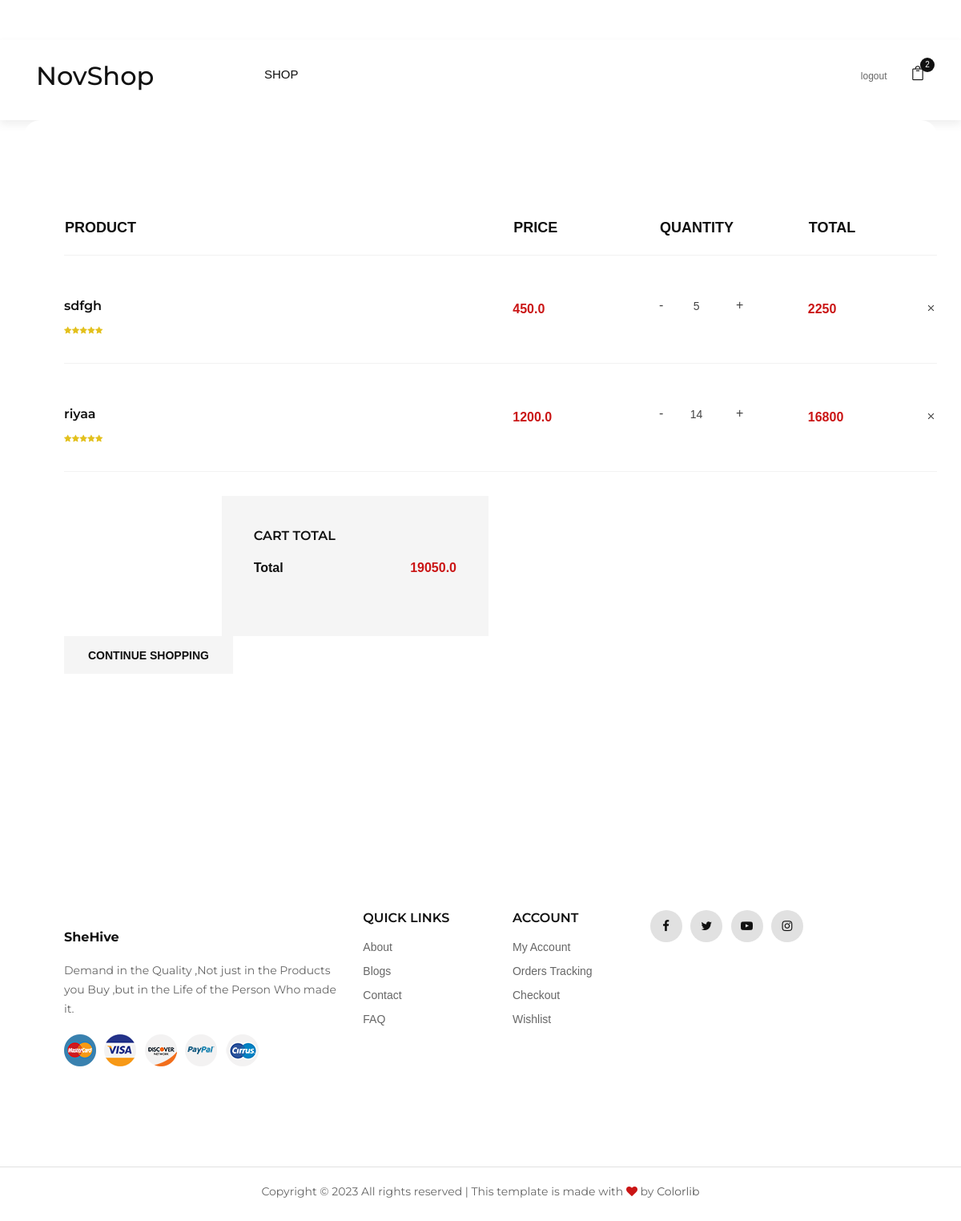
/products/cart/ (signed in), run on an earlier commit of the app's database.
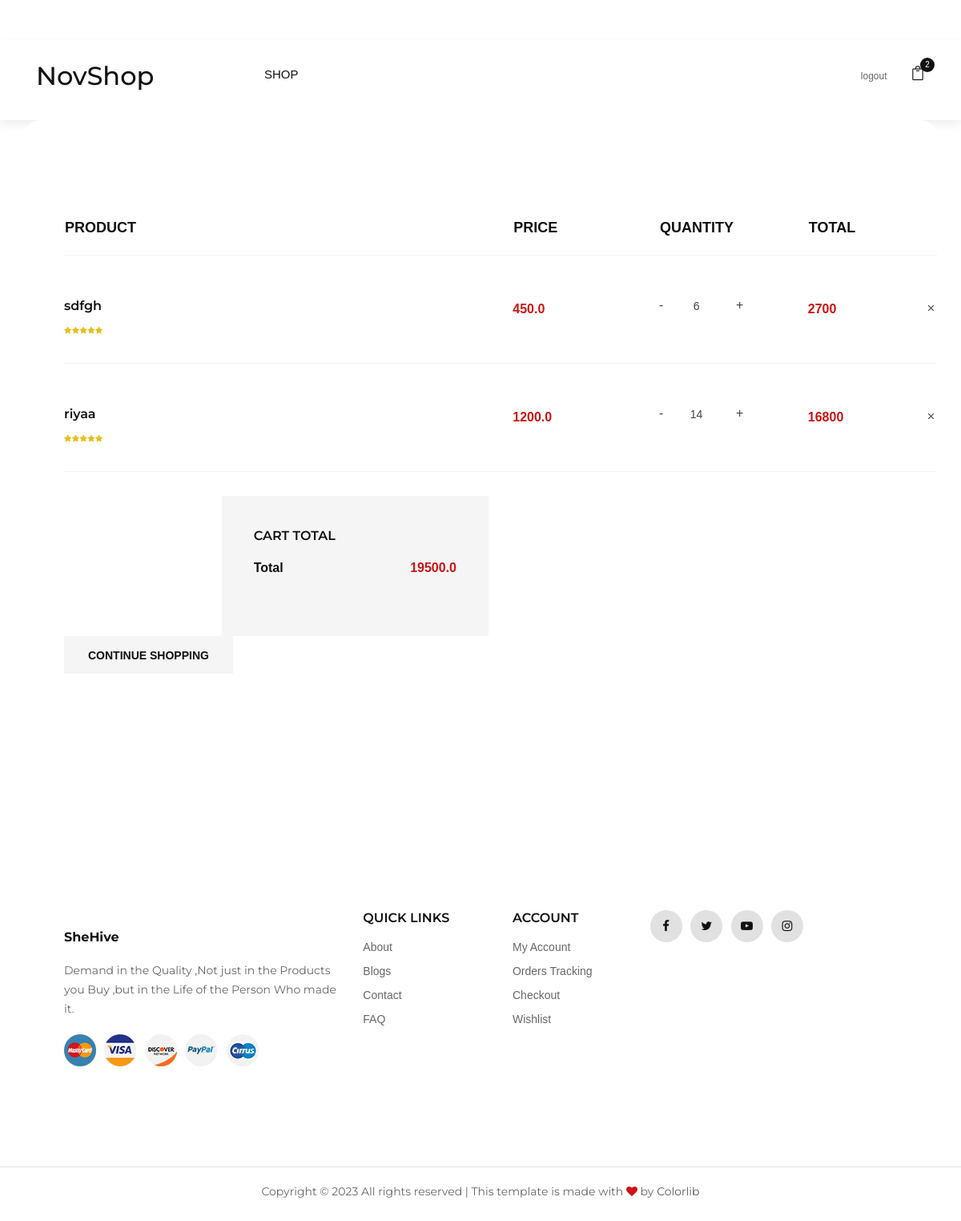
And on a later commit of the database.
### products/models.py (models this page shows, shortened)
class cart(models.Model):
    user=models.ForeignKey(User,on_delete=models.CASCADE)
    product=models.ForeignKey(product,on_delete=models.CASCADE)
    quantity=models.PositiveBigIntegerField(default=1)
    coupon=models.CharField(max_length=100)

class product(models.Model):
    quantity = models.PositiveIntegerField(null=True)
    title=models.CharField(max_length=100)
    selling_price=models.FloatField()
    discount_price=models.FloatField()
    discription=models.TextField()
    category = models.ForeignKey(Category, null=True, blank=True, on_delete=models.CASCADE)
    size = models.CharField(max_length=50, default='medium')
    product_image=models.ImageField(upload_to='product')

### products/views.py (the view)
# urls.py: path('cart/',views.show_cart,name='show-cart'),
def show_cart(request):
    if request.user.is_authenticated:
        user = request.user
        if request.method == 'POST':
            item_id = request.POST.get('item_id')
            item_quantity = request.POST.get('item_quantity')
            try:
                cart_item = cart.objects.get(id=item_id, user=user)
                cart_item.quantity = item_quantity
                cart_item.save()
                new_total_amount = cart_item.quantity * cart_item.product.discount_price
                items_in_cart = cart.objects.filter(user=user)
                amount = sum(cart.quantity * cart.product.discount_price for cart in items_in_cart)
                return JsonResponse({'total_amount': new_total_amount, 'cart_amount': amount})
            except cart.DoesNotExist:
                return JsonResponse({'error': 'Cart item not found'}, status=400)
        else:
            items_in_cart = cart.objects.filter(user=user)
            amount = sum(cart.quantity * cart.product.discount_price for cart in items_in_cart)
            total_amount = amount
            context = {
                'items_in_cart': items_in_cart,
                'total_amount': total_amount,
                'amount': amount,
            }
            return render(request, 'shop-cart.html', context)
    else:
        return redirect('signin')

### products/product_context.py (called while the page is built)
def counts(request):
    cart_count = 0
    try:
        if request.user.is_authenticated:
            Cart = cart.objects.filter(user=request.user)
            cart_count = Cart.count()
    except ProgrammingError as e:
        pass
    contxt = {
        'cart_count': cart_count,
    }
    return contxt

### Templates/shop-cart.html (shortened to what this page needs)
{% extends 'base.html' %}
{% load static %}
{% block content %}
<div class="container" style="overflow:hidden">
<section class="shop-cart spad">
    <div class="container">
        <div class="row">
            <div class="col-lg-12 col-12 " style="width:50%">
                <div class="shop__cart__table" >
                     {% if items_in_cart %}
                    <table>
                        <thead>
                            <tr>
                                <th>Product</th>
                                <th>Price</th>
                                <th>Quantity</th>
                                <th>Total</th>
                                <th></th>
                            </tr>
                        </thead>
                        <tbody>
                            {% for cart in items_in_cart %}
                            <tr>
                                <td class="cart__product__item">
                                    <div class="cart__product__item__title">
                                        <h6>{{cart.product.title}}</h6>
                                        <div class="rating">
                                            <i class="fa fa-star"></i>
                                            <i class="fa fa-star"></i>
                                            <i class="fa fa-star"></i>
                                            <i class="fa fa-star"></i>
                                            <i class="fa fa-star"></i>
                                        </div>
                                    </div>
                                </td>
                                <td class="cart__price col-12">{{cart.product.discount_price}}</td>
                                <form method="post">
                                    <td class="cart__quantity col-12">
                                        <div class="pro-qty col-12">
                                            <input type="number" name="item_quantity" value="{{ cart.quantity }}" min="1" class="cart-quantity-input" data-cart-item-id="{{ cart.id }}" data-product-price="{{ cart.product.discount_price }}">
                                        </div>
                                    </td>
                                    <td class="cart__total col-12" data-cart-item-total="{{ cart.id }}">
                                        {% widthratio cart.product.discount_price 1 cart.quantity %}
                                    </td>
                                    <td class="cart__close "> <a href="{% url 'remove_cart_item' cart.id %}" class="icon_close"></a>
                                    </td>
                                </form>
                            </tr>
                            {% endfor %}
                        </tbody>
                    </table>
                </div>
            </div>
        </div>
        <div class="col-lg-4 offset-lg-2 col-12">
            <div class="cart__total__procced">
                <h6>Cart total</h6>
                <ul>
                    <li>Total <span id="cart-total">{{ total_amount }}</span></li>
                </ul>
            </div>
        </div>
        <div class="row">
            <div class="col-lg-6 col-md-6 col-sm-6 col-12">
                <div class="cart__btn">
                    <a href="{% url 'products' 0 %}">Continue Shopping</a>
                </div>
            </div>
        </div>
    </div>
</div>
{% endif %}
{% endblock %}

What changed in the data, as far as the page shows it:
changed cart "sdfgh": item_quantity "5" → "6"; product+quantity "2250" → "2700"
Also different on the page:
{{ total_amount }}: "19050.0" → "19500.0"
